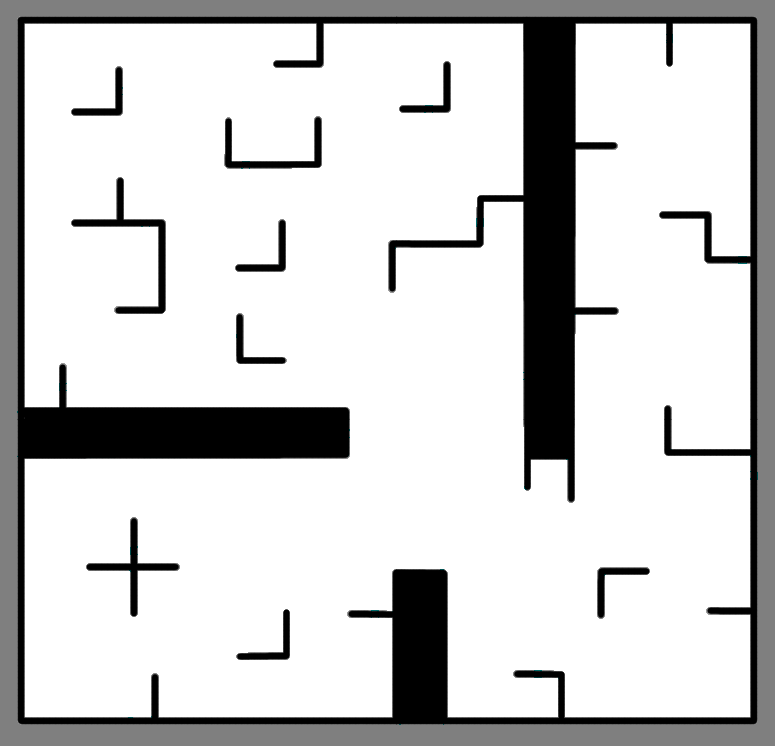
#> input picture sparse_obstacles.png, 775 x 746 px
$ jupyter execute --allow-errors ParticleFilter2018.ipynb   (shell and % lines are left out)
#> lines starting #> are read from the running program, lines starting #| are printed output that depends on the picture; after the words box and inside, x2 and y2 are one past the last pixel; in counts of white or black regions, pixels touching at a corner belong together
### inspercles.py
# coding: utf-8
from random import randint, choice
import time
import matplotlib.pyplot as plt
import matplotlib.patches as mpatches
import numpy as np
import math
import random
from pf import Particle
import rayline
import cv2
from intersection.intersection import find_intersections
from intersection.segment import Segment


initial_pose = []

particle_size = 7

lines = None

occupied_thresh = 0.2
free_thresh = 0.9

robot_radius = 10

width = 775

height = 746

back_color = "black"
colors     = ['red', 'green', 'cyan', 'yellow']

color_image = cv2.imread("sparse_obstacles.png")
#> color_image is the input picture: shape (746, 775, 3); mean B, G, R 206.5, 206.5, 206.5
pil_image = color_image
np_image = cv2.cvtColor(color_image, cv2.COLOR_BGR2GRAY)

lidar_map = None

retorno_lidar_robo = np.copy(lidar_map)


# [172 lines left out: functions convert_to_figure, nb_draw_map, draw_initial_pose, nb_draw_arrow, nb_draw_particle_cloud, normalize_particles and 7 more, not called in this run]


def nb_outside_image(x, y, img):
    if x >= img.shape[1] or x < 0:
        return True
    if y >= img.shape[0] or y < 0:
        return True

# [100 lines left out: functions nb_found_obstacle, nb_find_discrete_line_versor, nb_simulate_lidar, not called in this run]

def canny_lines(img):
    """
        Retorna todos os segmentos de linha contidos numa imagem
    """
    np_image = img
    canny = cv2.Canny(np_image, occupied_thresh*255, free_thresh*255)
    #kernel = np.ones((5,5), np.uint8)
    #canny = cv2.dilate(canny, kernel, iterations=1)
    minLineLength=img.shape[1]/45
    linhas = np.array([])
    lines = cv2.HoughLinesP(image=canny,rho=0.02,theta=np.pi/1000, threshold=25,lines=linhas, minLineLength=minLineLength,maxLineGap=3)
    return lines


# [30 lines left out: functions intersecao_mais_proxima, intersecao_linhas, not called in this run]


def nb_lidar(particle, angles):
    global lidar_map
    leituras, temp = nb_simulate_lidar_fast(particle.pose(), angles, np_image, output_image=False)
    return leituras


def nb_simulate_lidar_fast(robot_pose, angles, img, retorno = None, output_image=True):
    """
        Simula a leitura `real` do LIDAR supondo que o robot esteja na robot_pose e com sensores nos angulos angles

        Nao e' necessario fazer isso em seu projeto

        retorna uma lista de pontos de intersecao ou -1 se o sensor nao ler nada naquele angulo

    """
    a = angles.copy()
    theta = 2 # para ficar mais intuitivo

    #robot_pose[theta] = angle_normalize(robot_pose[theta])

    lidar_results = {}


    global lines

    result_img = None

    if output_image:
        if retorno is None:
            result_img = np.zeros(img.shape)
        else:
            result_img = retorno

        result_img.fill(255) # Deixamos tudo branco

    if lines is None:
        lines = canny_lines(img)


    x0 = robot_pose[0]
    y0 = robot_pose[1]

    # Se o robô simulado (que pode ser uma partícula) já estiver fora da imagem, retornamos zero
    if nb_outside_image(int(x0), int(y0), img):
        for a in angles:
            lidar_results[a] = 0

        return lidar_results, result_img


    # Faz o angulo ser relativo ao robo
    a = [angulo + robot_pose[theta] for angulo in a]
    segments = []
    for i in range(lines.shape[0]):
        p1 = (lines[i][0][0], lines[i][0][1])
        p2 = (lines[i][0][2], lines[i][0][3])
        segments.append(Segment(p1, p2, ref=(x0, y0)))
    inters, visible_segments = find_intersections([x0, y0], segments, a)
    for angulo in a:
        inter = inters[angulo]
        if inter is None:
            lidar_results[angulo] = -1
        else:
            lidar_results[angulo] = inter.distance

            if output_image == True:
                ponto = inter.intersection
                cv2.line(result_img,(int(x0),int(y0)),(int(ponto[0]),int(ponto[1])),(0,0,0),1)

    return lidar_results, result_img

### projeto_pf.py
#!/usr/bin/env python3
# -*- coding: utf-8 -*-
"""
Esta classe deve conter todas as suas implementações relevantes para seu filtro de partículas
"""

from pf import Particle, create_particles, draw_random_sample
import numpy as np
import inspercles # necessário para o a função nb_lidar que simula o laser
import math
from scipy.stats import norm


largura = 775 # largura do mapa
altura = 748  # altura do mapa

# Robo
robot = Particle(largura/2, altura/2, math.pi/4, 1.0)

# Nuvem de particulas
particulas = []

num_particulas = 200


# Os angulos em que o robo simulado vai ter sensores
angles = np.linspace(0.0, 2*math.pi, num=8, endpoint=False)

# Lista mais longa
movimentos_longos = [[-10, -10, 0], [-10, 10, 0], [-10,0,0], [-10, 0, 0],
				[0,0,math.pi/12.0], [0, 0, math.pi/12.0], [0, 0, math.pi/12],[0,0,-math.pi/4],
				[-5, 0, 0],[-5,0,0], [-5,0,0], [-10,0,0],[-10,0,0], [-10,0,0],[-10,0,0],[-10,0,0],[-15,0,0],
				[0,0,-math.pi/4],[0, 10, 0], [0,10,0], [0, 10, 0], [0,10,0], [0,0,math.pi/8], [0,10,0], [0,10,0],
				[0,10,0], [0,10,0], [0,10,0],[0,10,0],
				[0,0,-math.radians(90)],
				[math.cos(math.pi/3)*10, math.sin(math.pi/3),0],[math.cos(math.pi/3)*10, math.sin(math.pi/3),0],[math.cos(math.pi/3)*10, math.sin(math.pi/3),0],
				[math.cos(math.pi/3)*10, math.sin(math.pi/3),0]]

# Lista curta
movimentos_curtos = [[-10, -10, 0], [-10, 10, 0], [-10,0,0], [-10, 0, 0]]

movimentos_relativos = [[0, -math.pi/3],[10, 0],[10, 0], [10, 0], [10, 0],[15, 0],[15, 0],[15, 0],[0, -math.pi/2],[10, 0],
						[10,0], [10, 0], [10, 0], [10, 0], [10, 0], [10, 0],
						[10,0], [10, 0], [10, 0], [10, 0], [10, 0], [10, 0],
						[10,0], [10, 0], [10, 0], [10, 0], [10, 0], [10, 0],
						[0, -math.pi/2],
						[10,0], [10, 0], [10, 0], [10, 0], [10, 0], [10, 0],
						[10,0], [10, 0], [10, 0], [10, 0], [10, 0], [10, 0],
						[10,0], [10, 0], [10, 0], [10, 0], [10, 0], [10, 0],
						[10,0], [10, 0], [10, 0], [10, 0], [10, 0], [10, 0],
						[0, -math.pi/2],
						[10,0], [0, -math.pi/4], [10,0], [10,0], [10,0],
						[10,0], [10, 0], [10, 0], [10, 0], [10, 0], [10, 0],
						[10,0], [10, 0], [10, 0], [10, 0], [10, 0], [10, 0]]


movimentos = movimentos_relativos


# [90 lines left out: functions cria_particulas, move_particulas, leituras_laser_evidencias, reamostrar, not called in this run]

### pf.py
# -*- coding: utf-8 -*-
#!/usr/bin/env python

""" Classes do filtro de particulas

    Adaptado do código de Olin/Paul Ruvolo. Source: https://github.com/paulruvolo/robot_localization_2017/blob/master/my_localizer/scripts/pf.py

"""

from copy import deepcopy
from random import gauss
import math
import time
import numpy as np
from numpy.random import random_sample


class Particle(object):
    """ Representa uma hipótese sobre a posição do robô consistindo de x,y and theta
        Atributos:
            x: coordenada x no sistema de coordenadas do mapa
            y: coordenada y no sistema de coordenadas do mapa
            theta: ângulo do robô em relação ao sistema de coordenadas do mapa
            w: P(H_i) para a partícula
    """

    def __init__(self,x=0.0,y=0.0,theta=0.0,w=1.0):
        """ Constrói uma nova partícula
            x: coordenada x no sistema de coordenadas do mapa
            y: coordenada y no sistema de coordenadas do mapa
            theta: ângulo do robô em relação ao sistema de coordenadas do mapa
            w: P(H_i) para a partícula. A normalização (fazer somar 1) não é feita
            automaticamente
            """
        self.w = w
        self.theta = theta
        self.x = x
        self.y = y

    # [5 lines left out: function normalize, not called in this run]

    def pose(self):
        """
            Retorna uma lista com o x, y, theta da particula
        """
        return [self.x, self.y, self.theta]


    # [99 lines left out: functions pose_prob, set_pose, set_pose_prob, __getitem__, __setitem__, move and 2 more, not called in this run]

### ParticleFilter2018.ipynb
# Filtro de partículas - 2018

Todo seu trabalho deve ficar no arquivo `projeto_pf.py`, que deve ficar num repositório Git privado (que pode estar no Github ou no Gitlab). Você deve adicionar os professores  em seu repositório (fabiomiranda@insper.edu.br  e andrewtnk@insper.edu.br )

A idéia é que você trabalhe somente na `projeto_pf.py` e use este *notebook* somente para instruções e para testar o que fez. Quando seu projeto estiver pronto o arquivo GIF gerado vai mostrar as partículas convergindo para a posição do robô.

Cada partícula vai ser representada por um objeto da classe `Particle`, do arquivo `pf.py`, que contém os atributos `x`,`y`,`theta` e `W`.  O atributo `W` é a probabilidade.

Este projeto é individual. Lembre-se dos [princípios de honestidade de código](https://docs.google.com/document/d/e/2PACX-1vTiAczPm5Vxi7TXphB135LFH-Munp9X8ISHkeujrTvJtOmQaCC1iAUkoPdHgvkWhIkLsE0e1-T3ZGJ3/pub).

# Atividades

1. Crie uma função que gera n partículas aleatórias distribuídas uniformemente dentro de uma área minx, miny, maxx, maxy, n_particulas (passados como parâmetros). Veja a funcao `create_particles` no módulo `pf` para se inspirar. Sua função deve se chamar `cria_particulas` e ficar no arquivo `projeto_pf.py`.
Esta função deve devolver o número de partículas solicitado

2. Crie uma função que aplica o deslocamento pelo qual o robô padrão [delta, delta_theta] normal com um desvio padrão [std_deslocamento, std_theta] a todas as partículas.  Esta função deve se chamar `move_particulas` e está também no arquivo `projeto_pf.py`. As partículas têm uma função `move_relative` que facilita aplicar um deslocamento linear no sentido em que a partícula está orientada.

3. Descubra como calcular $P(D|H)$ analisando o Python Notebook. A função que traça os raios está no modulo inspercles e de chama `inspercles.nb_lidar`.

Programe a aplicação da equação <font color=red>modificada</font> baseada na que está na pág. 853 do livro do Norvig $$P(z_t | x_t) = \alpha \sum_{j}^M{e^{\frac{-(z_j - \hat{z_j})}{2\sigma^2}}}$$

Dica: veja nos slides da aula a semelhança desta fórmula com a normal. Você pode usar `norm.pdf` para calcular.

Nota: A equação do livro usa uma produtória, mas é muito difícil convergir usando a versão do livro. Na prática (e no ROS) usa-se a equação modificada com a somatória

Para cada raio real medido do robô $\hat{z_j}$ e leitura simulada da partícula $z_j$ calcule a probabilidade daquela leitura da partícula ter acontecido se o robô estivesse na posição em que a partícula está

Faça o traçado dos raios e o cálculo da probabilidade na função `leituras_laser_evidencias`, que também está no arquivo `projeto_pf`. Este traçado limita-se à função `nb_lidar`. Os *frontends* Jupyter e PyGame já fazem todo o desenho.

Note que o valor dos $P(H)$ calculados a cada iteração devem ir para o atributo `W` dos objetos da classe partículas.

4 . Reamostre as partículas de forma proporcional à probabilidade na função `reamostrar`. Baseie-se no `notebook` chamado `como_sortear`, mas lembre-se de que você precisa incluir uma variação normal às partículas reproduzidas.  **Lembre-se também que depois de reamostrar as partículas precisam ter seu peso W tornado igual novamente**.

### Testando a versão PyGame

A versão `PyGame` usa as mesmas funções do `projeto_pf`, com a diferença que o filtro de partículas é executado passo a passo.

Para instalar PyGame

    conda install pygame

ou
    pip install pygame

Para executar, no Python 2 faça:

    python window.py

No Python 3 faça:

    pythonw window.py

Para funcionar bem com  versão PyGame, adote um desvio padrão do movimento das partículas bem pequeno, da ordem de 0.1 pixels. Quando o filtro de partículas é testado nesta modalidade o robô se move pouco de cada vez

### Atenção:

Instale o pacote attrs fazendo:

    conda install attrs

[cell 1]
import projeto_pf # Seu trabalho fica em projeto_pf. Você não deveria precisar editar este notebook

import inspercles
import graphics_nb

import matplotlib.pyplot as plt
import sys
import os


if (sys.version_info > (3, 0)):
    # Modo Python 3
    import importlib
    importlib.reload(projeto_pf) # Para garantir que o Jupyter sempre relê seu trabalho
else:
    # Modo Python 2
    reload(projeto_pf)

## Diretório de trabalho

[cell 2]
print(os.getcwd())

Criação das partículas: chamamos a função `projeto_pf.cria_particulas()` para fazer a criação inicial. Estamos armazenando na própria `projeto_pf`.

[cell 3]
projeto_pf.particulas = projeto_pf.cria_particulas()

## Mapa com posição inicial

Você **não** precisa se preocupar com as funções de desenho.

[cell 4]
graphics_nb.draw_map(projeto_pf.robot)
#> (this line was passed over: graphics_nb is not available in this run)

# Simulação da imagem do laser

Para simular a leitura **real** do robo, use `inspercles.nb_lidar` passando o objeto robô.

Você vai precisar fazer isso dentro da função `leituras_laser_evidencias`(que está em `projeto_pf.py`). Haverá uma leitura simulada para o robô e uma simulada para cada partícula

[cell 5]
r = projeto_pf.robot
#> (the rest of this cell did not finish here and is left out)

#> in canny_lines, `canny = cv2.Canny(np_image, occupied_thresh*255, free_thresh*255)`:
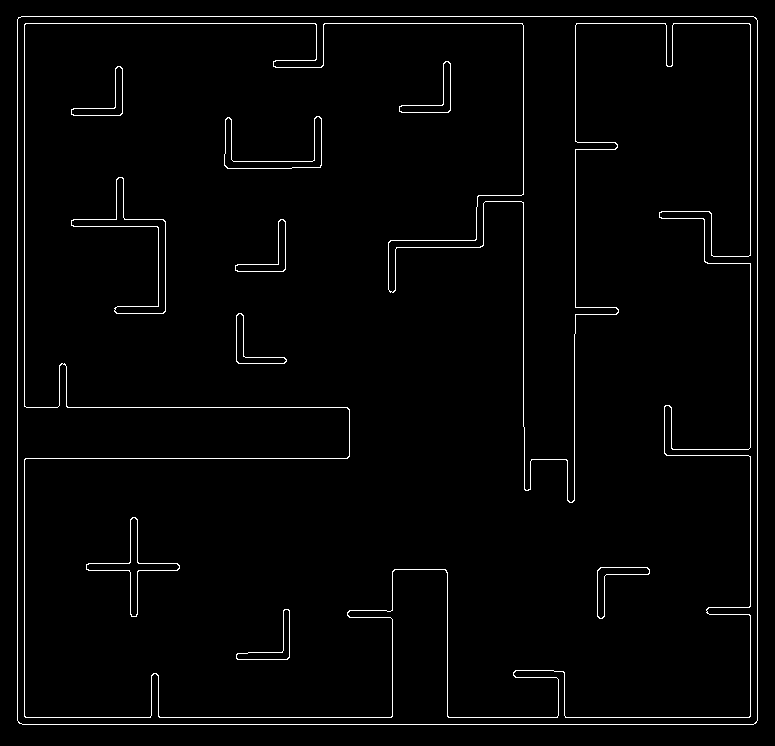
#> canny: shape (746, 775); 2.1% white in thin lines or dots
#> in canny_lines, `lines = cv2.HoughLinesP(image=canny,rho=0.02,theta=np.pi/1000, thresho..`: lines = 111 rows, first 6: [757, 720, 757, 20], [750, 447, 750, 263], [22, 724, 753, 724], [17, 720, 17, 19], [25, 23, 315, 23], [21, 16, 753, 16]
#> the loop in nb_simulate_lidar_fast, `for i in range(lines.shape[0]):` made 1 pass
#> after the loop in nb_simulate_lidar_fast, `for i in range(lines.shape[0]):`: segments = []

O *array* leituras é um dicionário em que as chaves são os ângulos do laser relativos ao robô e o valor é a distância em *cm* em que um obstáculo foi observado naquela direção

#> (a cell that did not finish here is left out)

#> (a cell that did not finish here is left out)

## Loop principal dos movimentos do robô

Há uma lista de deslocamentos para o robô chamada `movimentos` no arquivo `projeto_pf`. Vamos usá-la para simular o movimento no filtro de partículas

Atenção: quando for gerar os arquivos png da entrega por favor apague todos os arquivos do tipo anim*png antes de gerar a versão final

[cell 8]
# No Windows:

[cell 9]
# No Linux ou Mac

[cell 10]
## Atenção: Você não deveria precisar mexer no código abaixo


plt.ioff() # Desliga o modo interativo, para nao aparecerem muitas imagens no meio por causa da animação

frames = 1


#> (the rest of this cell did not finish here and is left out)

### Gerando o arquivo da animação em GIF

Para gerar os gifs é <font color=red>preciso ter</font> o pacote *imagemagick*, que pode ser obtido neste [site](https://www.imagemagick.org/script/index.php).

Agora vamos invocar na linha de comando o seguinte comando:
    convert -delay 10 -loop 1 anim*png animated.gif

Este comando criou um arquivo chamado *animated.gif*, que leremos abaixo:


Infelizmente o Jupyter Notebook não parece exibir animações em `Gif` por default, mas você pode abrir o arquivo no diretório de trabalho e deverá  vê-lo.

Imagem

Descomente a linha abaixo para apagar os arquivos chamados anim*png. Você pode fazer isso caso o GIF tenha sido gerado com sucesso

[cell 11]
# No Mac ou Linux
# ! rm anim*png
# No Windows


$ run again, with anim0004.png copied over sparse_obstacles.png
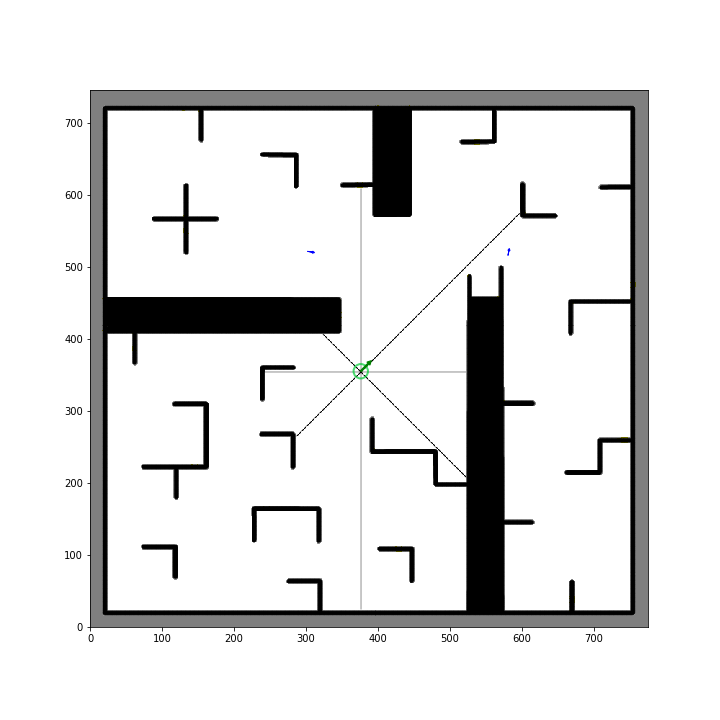
#> input picture anim0004.png, 720 x 720 px
#> color_image is the input picture: shape (720, 720, 3); mean B, G, R 225.6, 225.6, 225.6
#> in canny_lines, `canny = cv2.Canny(np_image, occupied_thresh*255, free_thresh*255)`:
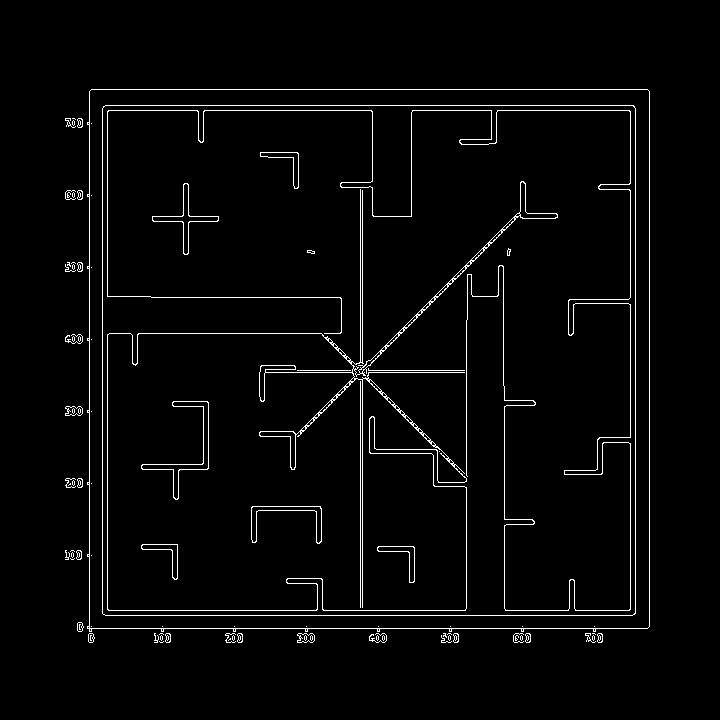
#> canny: shape (720, 720); 2.8% white in thin lines or dots, all inside (x1, y1, x2, y2) = (65, 89, 650, 643)
#> in canny_lines, `lines = cv2.HoughLinesP(image=canny,rho=0.02,theta=np.pi/1000, thresho..`: lines = 116 rows, first 6: [87, 628, 647, 628], [412, 110, 491, 110], [323, 610, 465, 610], [635, 613, 635, 108], [630, 297, 630, 190], [105, 105, 633, 105]
#> the loop in nb_simulate_lidar_fast, `for i in range(lines.shape[0]):` made 1 pass
#> after the loop in nb_simulate_lidar_fast, `for i in range(lines.shape[0]):`: segments = []
